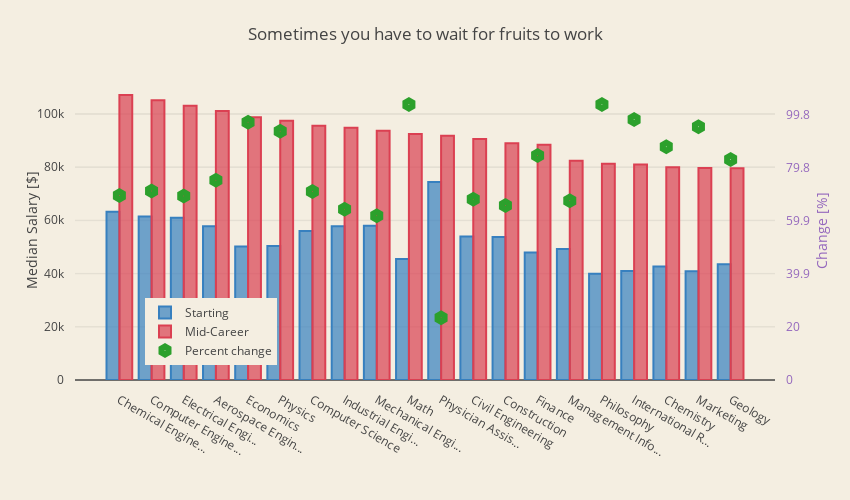

Write notebook code for a chart like this one.
### Markdown cell above
### 3.4. Long term investment
<a id="long_term_investment"></a>

### Code cell
majors_sort = majors.sort_values("mid_p50", ascending=False).head(20)

def cut_name(x):
    if len(x) <= 18:
        return x
    else:
        return x[0:15] + "..."

trace1 = go.Bar(
    x = majors_sort["name"].apply(cut_name).tolist(),
    y = majors_sort["start_p50"].tolist(),
    name='Starting',
    marker=dict(
        color='rgba(55, 128, 191, 0.7)',
        line=dict(
            color='rgba(55, 128, 191, 1.0)',
            width=2,
        )
    )
)
trace2 = go.Bar(
    x = majors_sort["name"].apply(cut_name).tolist(),
    y = majors_sort["mid_p50"].tolist(),
    name='Mid-Career',
    marker=dict(
        color='rgba(219, 64, 82, 0.7)',
        line=dict(
            color='rgba(219, 64, 82, 1.0)',
            width=2,
        )
    )
)

trace3 = go.Scatter(
    x = majors_sort["name"].apply(cut_name).tolist(),
    y = majors_sort["increase"].tolist(),
    name='Percent change',
    mode = 'markers',
    marker=dict(
        symbol="hexagon-dot",
        size=15
    ),
    yaxis='y2'
)

data = [trace1, trace2, trace3]
layout = go.Layout(
    barmode='group',
    title = 'Sometimes you have to wait for fruits to work',
    width=850,
    height=500,
    margin=go.Margin(
        l=75,
        r=75,
        b=120,
        t=80,
        pad=10
    ),
    paper_bgcolor='rgb(244, 238, 225)',
    plot_bgcolor='rgb(244, 238, 225)',
    yaxis = dict(
        title= 'Median Salary [$]',
        anchor = 'x',
        rangemode='tozero'
    ),   
    yaxis2=dict(
        title='Change [%]',
        titlefont=dict(
            color='rgb(148, 103, 189)'
        ),
        tickfont=dict(
            color='rgb(148, 103, 189)'
        ),
        overlaying='y',
        side='right',
        anchor = 'x',
        rangemode = 'tozero',
        dtick = 19.95
    ),
    #legend=dict(x=-.1, y=1.2)
    legend=dict(x=0.1, y=0.05)
)

fig = go.Figure(data=data, layout=layout)
py.iplot(fig)

### Figure 1 — Plotly figure (JSON) as saved in the notebook; plotly's stock layout.template omitted (floating-point values rounded to 4 significant figures)
{"data": [{"marker": {"color": "rgba(55, 128, 191, 0.7)", "line": {"color": "rgba(55, 128, 191, 1.0)", "width": 2}}, "name": "Starting", "type": "bar", "x": ["Chemical Engine...", "Computer Engine...", "Electrical Engi...", "Aerospace Engin...", "Economics", "Physics", "Computer Science", "Industrial Engi...", "Mechanical Engi...", "Math", "Physician Assis...", "Civil Engineering", "Construction", "Finance", "Management Info...", "Philosophy", "International R...", "Chemistry", "Marketing", "Geology"], "y": [63200, 61400, 60900, 57700, 50100, 50300, 55900, 57700, 57900, 45400, 74300, 53900, 53700, 47900, 49200, 39900, 40900, 42600, 40800, 43500]}, {"marker": {"color": "rgba(219, 64, 82, 0.7)", "line": {"color": "rgba(219, 64, 82, 1.0)", "width": 2}}, "name": "Mid-Career", "type": "bar", "x": ["Chemical Engine...", "Computer Engine...", "Electrical Engi...", "Aerospace Engin...", "Economics", "Physics", "Computer Science", "Industrial Engi...", "Mechanical Engi...", "Math", "Physician Assis...", "Civil Engineering", "Construction", "Finance", "Management Info...", "Philosophy", "International R...", "Chemistry", "Marketing", "Geology"], "y": [107000, 105000, 103000, 101000, 98600, 97300, 95500, 94700, 93600, 92400, 91700, 90500, 88900, 88300, 82300, 81200, 80900, 79900, 79600, 79500]}, {"marker": {"size": 15, "symbol": "hexagon-dot"}, "mode": "markers", "name": "Percent change", "type": "scatter", "x": ["Chemical Engine...", "Computer Engine...", "Electrical Engi...", "Aerospace Engin...", "Economics", "Physics", "Computer Science", "Industrial Engi...", "Mechanical Engi...", "Math", "Physician Assis...", "Civil Engineering", "Construction", "Finance", "Management Info...", "Philosophy", "International R...", "Chemistry", "Marketing", "Geology"], "y": [69.3, 71, 69.1, 75, 96.8, 93.4, 70.8, 64.1, 61.7, 103.5, 23.4, 67.9, 65.5, 84.3, 67.3, 103.5, 97.8, 87.6, 95.1, 82.8], "yaxis": "y2"}], "layout": {"barmode": "group", "height": 500, "legend": {"x": 0.1, "y": 0.05}, "margin": {"b": 120, "l": 75, "pad": 10, "r": 75, "t": 80}, "paper_bgcolor": "rgb(244, 238, 225)", "plot_bgcolor": "rgb(244, 238, 225)", "title": "Sometimes you have to wait for fruits to work", "width": 850, "yaxis": {"anchor": "x", "rangemode": "tozero", "title": "Median Salary [$]"}, "yaxis2": {"anchor": "x", "dtick": 19.95, "overlaying": "y", "rangemode": "tozero", "side": "right", "tickfont": {"color": "rgb(148, 103, 189)"}, "title": "Change [%]", "titlefont": {"color": "rgb(148, 103, 189)"}}}}
